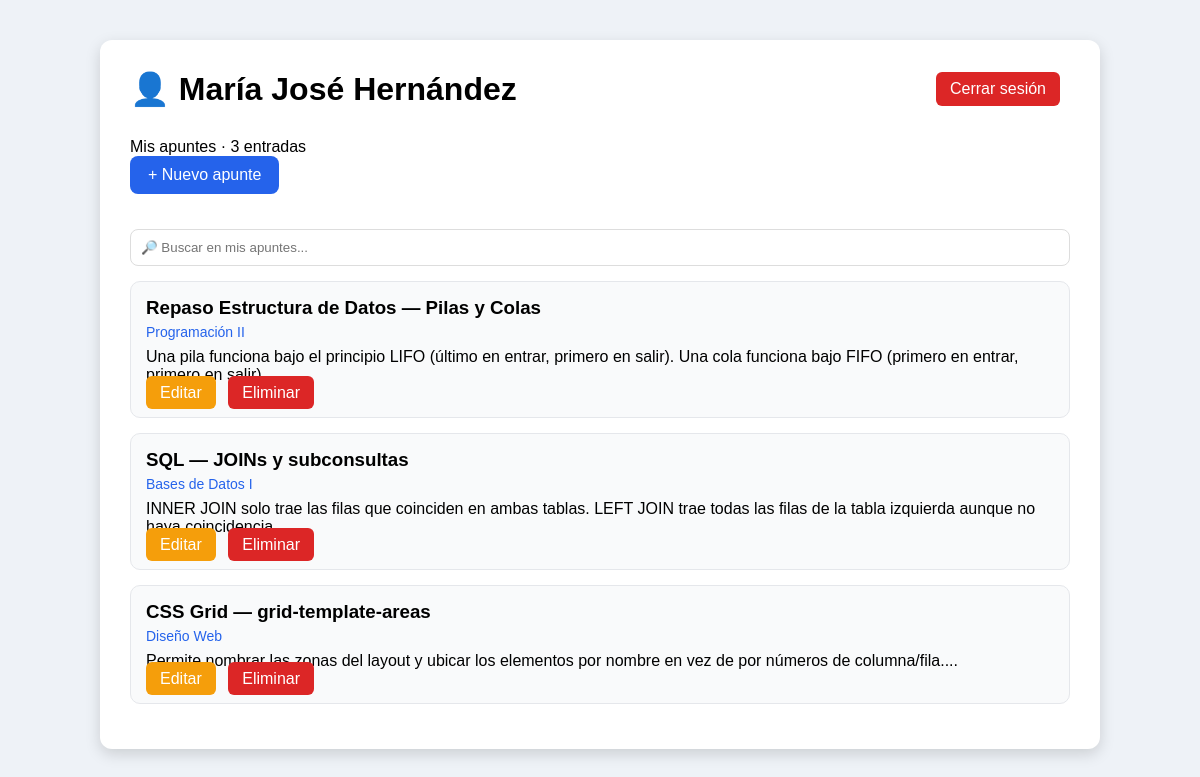
The app's page /index.php?accion=apuntes (signed in) with its own data.
### tables this page shows
CREATE TABLE apuntes (
    id          INT AUTO_INCREMENT PRIMARY KEY,
    usuario_id  INT NOT NULL,
    titulo      VARCHAR(200) NOT NULL,
    materia     VARCHAR(100),
    contenido   TEXT NOT NULL,
    creado_en   TIMESTAMP DEFAULT CURRENT_TIMESTAMP,
    actualizado TIMESTAMP DEFAULT CURRENT_TIMESTAMP ON UPDATE CURRENT_TIMESTAMP,
    FOREIGN KEY (usuario_id) REFERENCES usuarios(id) ON DELETE CASCADE
);

### controllers/ApunteController.php (called while the page is built, shortened)
<?php
class ApunteController {
    private $modelo;
    public function __construct() {
        $this->modelo = new Apunte();
    }
    public function index() {
        $usuario_id = $_SESSION["user_id"];
        $apuntes = $this->modelo->deUsuario($usuario_id);
        require "views/apuntes/index.php";
    }
}

### models/Apunte.php (called while the page is built, shortened)
<?php
class Apunte {
    public function deUsuario($usuario_id) {
        $db = getDB();
        $stmt = $db->prepare("SELECT * FROM apuntes WHERE usuario_id = ? ORDER BY actualizado DESC");
        $stmt->execute([$usuario_id]);
        return $stmt->fetchAll();
    }
}

### views/apuntes/index.php (the view, shortened to what this page needs)
<!DOCTYPE html>
<html lang="es">
<head>
<link rel="stylesheet" href="public/styles.css">
</head>
<body>
<div class="contenedor">
<div class="topbar">
<h1>👤 <?= htmlspecialchars($_SESSION["nombre"]) ?></h1>
<a href="index.php?accion=logout" class="btn eliminar">Cerrar sesión</a>
</div>
<p>Mis apuntes · <?= count($apuntes) ?> entradas</p>
<a href="index.php?accion=crear" class="btn">+ Nuevo apunte</a>
<input type="text" id="buscador" placeholder="🔎 Buscar en mis apuntes...">
<div id="lista-apuntes">
<?php foreach($apuntes as $apunte): ?>
<div class="apunte-card">
<h3><?= htmlspecialchars($apunte["titulo"]) ?></h3>
<p class="materia"><?= htmlspecialchars($apunte["materia"]) ?></p>
<p><?= nl2br(htmlspecialchars(substr($apunte["contenido"], 0, 150))) ?>...</p>
<a class="editar" href="index.php?accion=editar&id=<?= $apunte["id"] ?>">Editar</a>
<a class="eliminar" href="index.php?accion=eliminar&id=<?= $apunte["id"] ?>" onclick="return confirm('¿Eliminar este apunte?')">Eliminar</a>
</div>
<?php endforeach; ?>
</div>
</div>
</body>
</html>

### index.php (shortened to what this page needs)
<?php
require "models/Apunte.php";
require "controllers/ApunteController.php";
$accion = $_GET["accion"] ?? "home";
if ($accion == "home") {
    require "views/home.php";
} elseif ($accion == "logout") {
    $auth = new AuthController();
    $auth->logout();
} elseif ($accion == "apuntes") {
    $ctrl = new ApunteController();
    $ctrl->index();
} elseif ($accion == "crear") {
    requireLogin();
    $ctrl = new ApunteController();
    $ctrl->crear();
} elseif ($accion == "editar") {
    requireLogin();
    $ctrl = new ApunteController();
    $ctrl->editar($_GET["id"]);
} elseif ($accion == "eliminar") {
    requireLogin();
    $ctrl = new ApunteController();
    $ctrl->eliminar($_GET["id"]);
} else {
    http_response_code(404);
    echo "Página no encontrada";
}

### public/styles.css (style rules this page uses)
* { margin: 0; padding: 0; box-sizing: border-box; font-family: Arial, Helvetica, sans-serif; }
body { background: #eef2f7; padding: 40px; }
.contenedor { max-width: 1000px; margin: auto; background: white; padding: 30px; border-radius: 12px; box-shadow: 0 5px 15px rgba(0, 0, 0, 0.15); }
h1 { margin-bottom: 20px; text-align: center; }
a { text-decoration: none; }
.btn { display: inline-block; padding: 10px 18px; background: #2563eb; color: white; border-radius: 8px; margin-bottom: 20px; margin-right: 10px; border: none; cursor: pointer; }
.editar { background: #f59e0b; color: white; padding: 8px 14px; border-radius: 6px; margin-right: 8px; }
.eliminar { background: #dc2626; color: white; padding: 8px 14px; border-radius: 6px; }
.topbar { display: flex; justify-content: space-between; align-items: center; margin-bottom: 10px; }
#buscador { width: 100%; padding: 10px; margin: 15px 0; border: 1px solid #ddd; border-radius: 8px; }
.apunte-card { background: #f9fafb; border: 1px solid #e5e7eb; border-radius: 10px; padding: 15px; margin-bottom: 15px; }
.apunte-card h3 { margin-bottom: 5px; }
.materia { color: #2563eb; font-size: 14px; margin-bottom: 8px; }

### records on screen
apuntes: titulo "Repaso Estructura de Datos — Pilas y Colas", materia "Programación II", contenido "Una pila funciona bajo el principio LIFO (último en entrar, primero en salir). Una cola funciona bajo FIFO (primero en entrar, primero en salir)."
apuntes: titulo "SQL — JOINs y subconsultas", materia "Bases de Datos I", contenido "INNER JOIN solo trae las filas que coinciden en ambas tablas. LEFT JOIN trae todas las filas de la tabla izquierda aunque no haya coincidencia."
apuntes: titulo "CSS Grid — grid-template-areas", materia "Diseño Web", contenido "Permite nombrar las zonas del layout y ubicar los elementos por nombre en vez de por números de columna/fila."

### other values on screen
$_SESSION["nombre"] "María José Hernández"
count($apuntes) "3"
